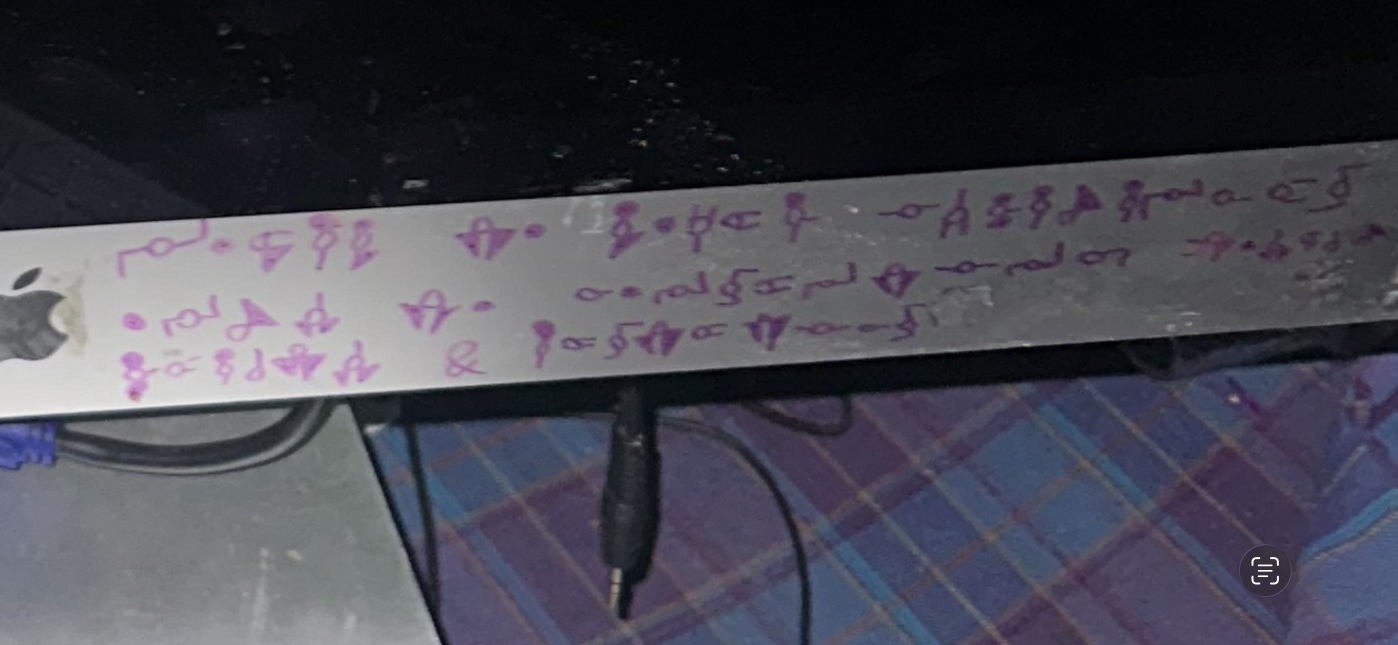
#> input picture gods-can-see-monitor-cipher/monitor.jpg, 2796 x 1290 px (shown at 1/2 size)
$ python build_report.py
#> lines starting #> are read from the running program, lines starting #| are printed output that depends on the picture; after the words box and inside, x2 and y2 are one past the last pixel; in counts of white or black regions, pixels touching at a corner belong together
#!/usr/bin/env python3
"""Build index.html for the r/codes post "Anyone recognize this code?" (marker on a monitor bezel).

Run with /opt/homebrew/bin/python3.11 (needs opencv-python + numpy).
Glyph boxes are hand-checked, in the coordinates of the photo after deskewing it by
-2.6 degrees about its centre (the bezel is tilted in the photo).
"""
import html, json, os
from collections import Counter, OrderedDict

import cv2
import numpy as np

HERE = os.path.dirname(os.path.abspath(__file__))
PHOTO = os.path.join(HERE, "monitor.jpg")
IMG = os.path.join(HERE, "img")
os.makedirs(IMG, exist_ok=True)
THREAD = "https://www.reddit.com/r/codes/comments/1y6pz29/anyone_recognize_this_code/"
USER = "https://www.reddit.com/user/DrunkensAndDragons/"

im = cv2.imread(PHOTO)
#> im is the input picture: shape (1290, 2796, 3); mean B, G, R 80.4, 70.3, 70.4
h, w = im.shape[:2]
M = cv2.getRotationMatrix2D((w / 2, h / 2), -2.6, 1.0)
rot = cv2.warpAffine(im, M, (w, h), borderValue=(255, 255, 255))
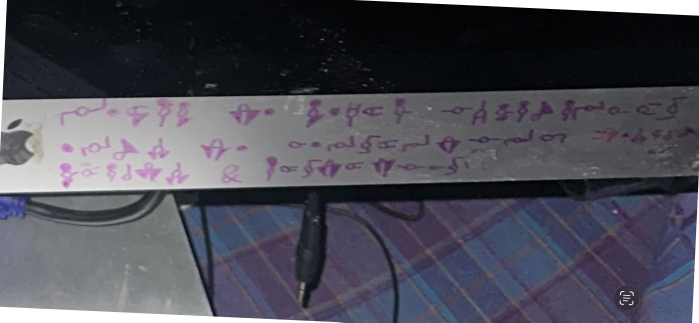
#> rot: shape (1290, 2796, 3) (shown at 1/4 size); mean B, G, R 85.9, 76.3, 76.3


def enhance(img, clip=2.5, tiles=(16, 16)):
#> called with clip = 2.5, tiles = (16, 16)
    lab = cv2.cvtColor(img, cv2.COLOR_BGR2LAB)
#> lab: shape (1290, 2796, 3); mean of channels 0, 1, 2 80.8, 130.4, 122.5
    l, a, b = cv2.split(lab)
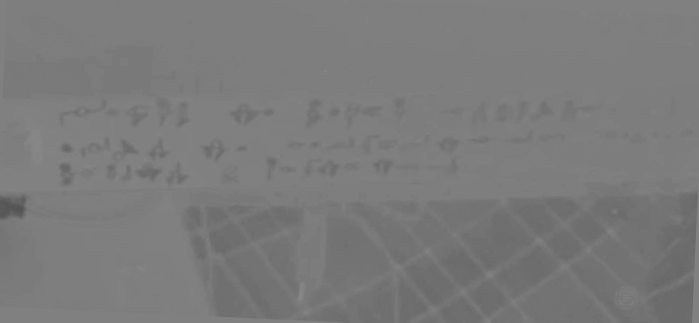
#> b: shape (1290, 2796) (shown at 1/4 size); min 82, max 138, mean 122.5
    l = cv2.createCLAHE(clipLimit=clip, tileGridSize=tiles).apply(l)
    return cv2.cvtColor(cv2.merge([l, a, b]), cv2.COLOR_LAB2BGR)
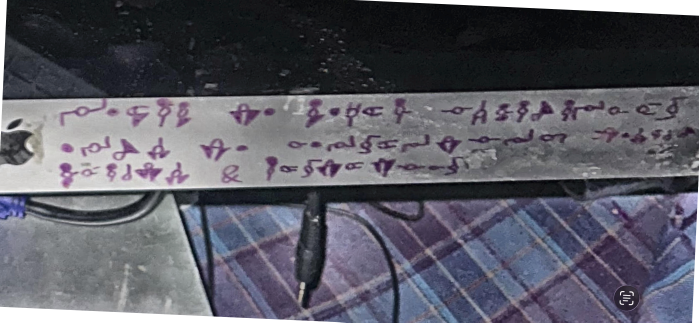
#> returned value: shape (1290, 2796, 3) (shown at 1/4 size); mean B, G, R 100.4, 90.7, 90.8


rot_e = enhance(rot)
# the right end of line 2 is in shadow: denoise + stronger local contrast there
dim = rot[440:620, 2300:2796].copy()
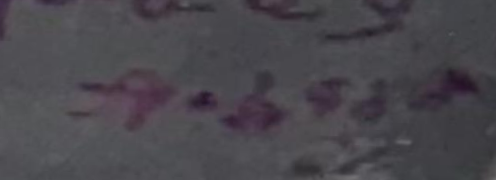
#> dim: shape (180, 496, 3); mean B, G, R 76.9, 71, 73.9
dim = cv2.fastNlMeansDenoisingColored(dim, None, 6, 6, 7, 21)
rot_dim = rot_e.copy()
rot_dim[440:620, 2300:2796] = enhance(dim, clip=3.0, tiles=(4, 8))
#> call 2 of enhance, with clip = 3, tiles = (4, 8)
#> in enhance (call 2), `l, a, b = cv2.split(lab)`:
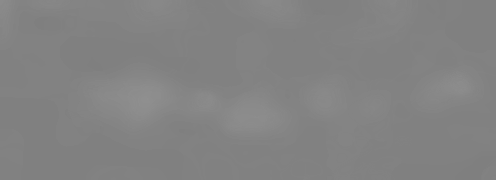
#> a: shape (180, 496); min 127, max 144, mean 130.4
#> in enhance (call 2), `l = cv2.createCLAHE(clipLimit=clip, tileGridSize=tiles).apply(l)`:
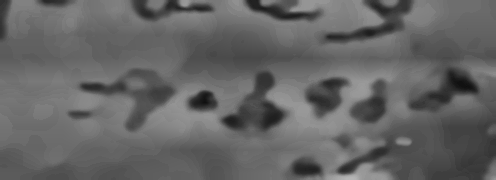
#> l: shape (180, 496); min 14, max 182, mean 100.3
#> rot_dim: shape (1290, 2796, 3); 2.46% of pixels changed, all inside (x1, y1, x2, y2) = (2300, 440, 2796, 620)
#> (the rest of the program and of its run is left out)
